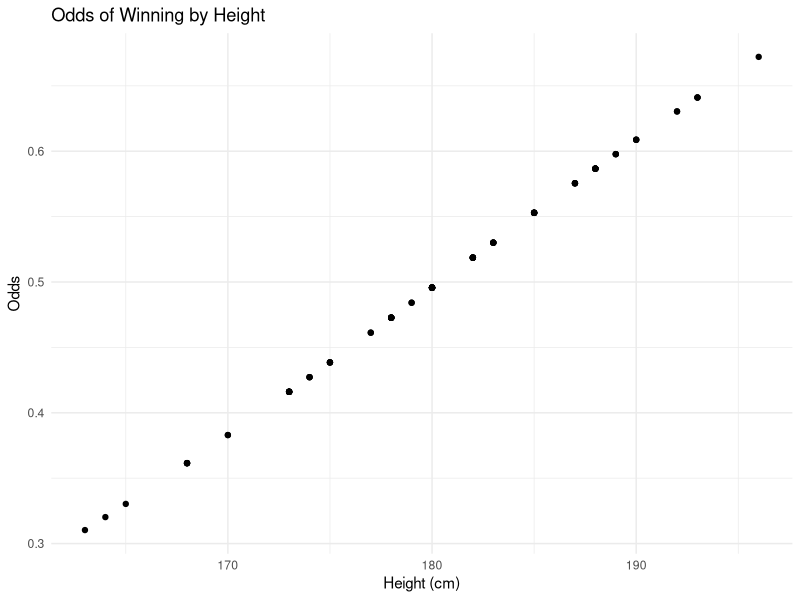
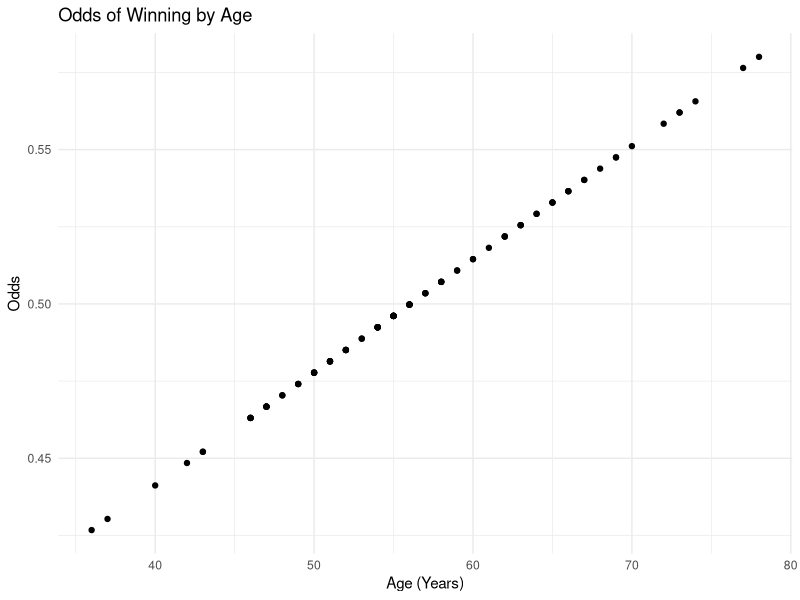
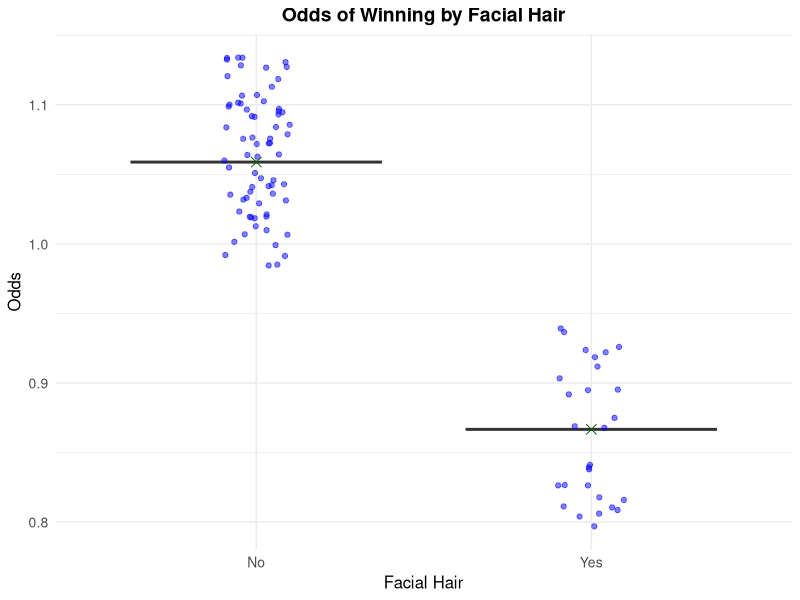
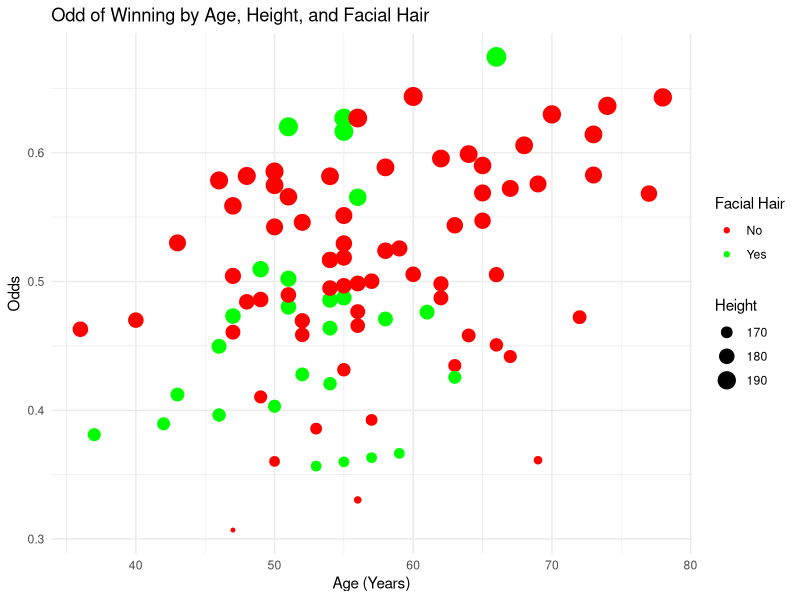
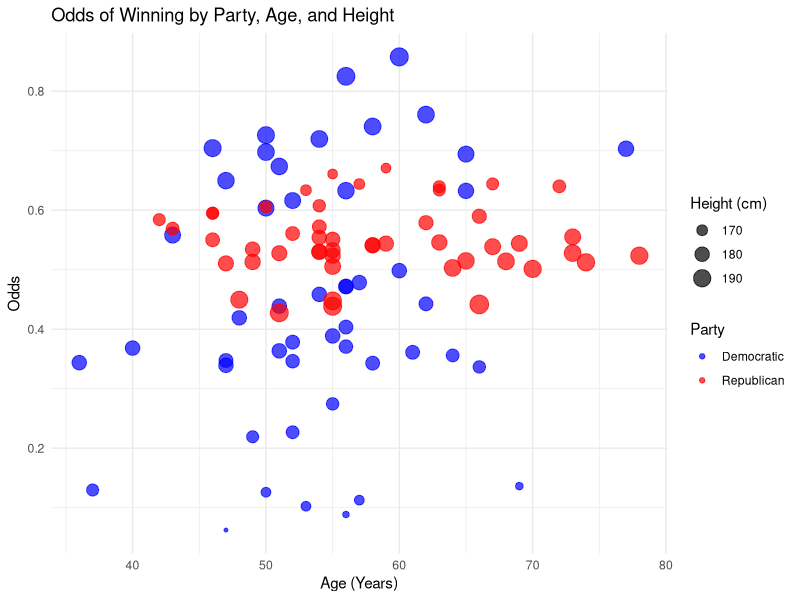
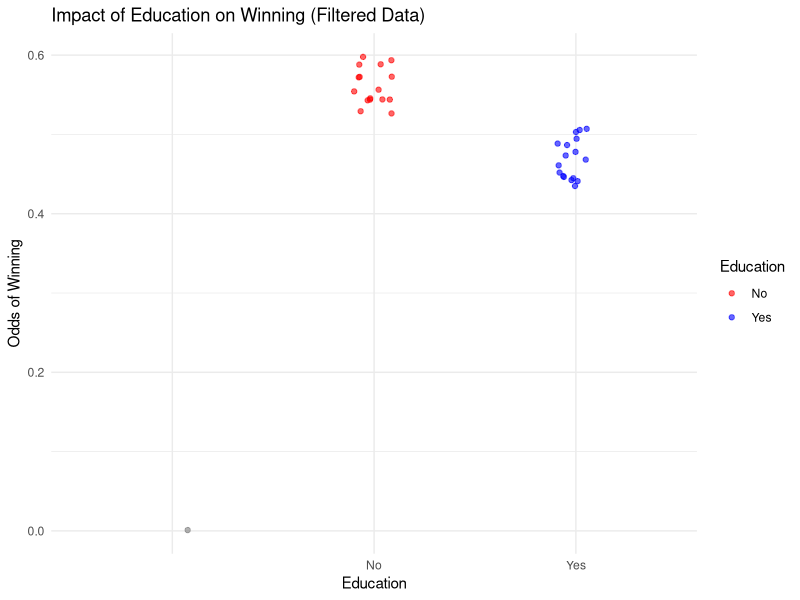
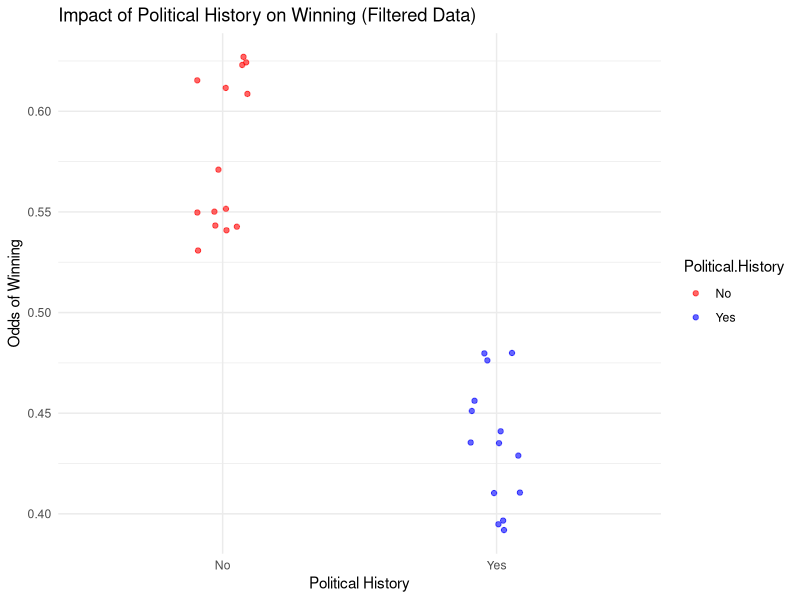
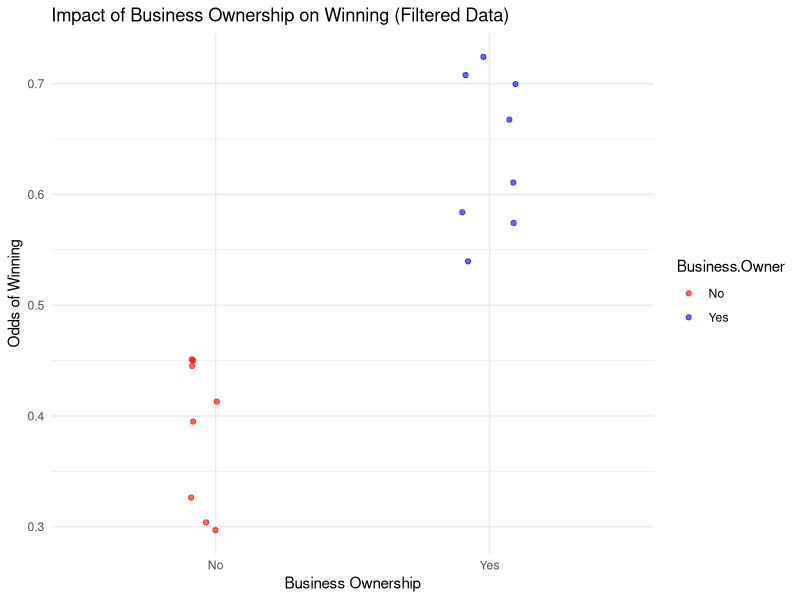

Reproduce these figures in R, in order.
## ---- chunk 1
knitr::opts_chunk$set(echo = TRUE)
## ---- chunk 2
library(dplyr)
library(ggplot2)

data <- read.csv("Presidential Historical Data.csv")

data$Win <- factor(data$Win, levels = c("No", "Yes"))

height_model <- glm(Win ~ Height, data = data, family = "binomial")

summary(height_model)

exp(coef(height_model))

data$Predicted_Prob <- predict(height_model, type = "response")

ggplot(data, aes(x = Height, y = Predicted_Prob)) +
  geom_point() +
  labs(title = "Odds of Winning by Height",
       x = "Height (cm)",
       y = "Odds") +
  theme_minimal()
## ---- chunk 3
age_model <- glm(Win ~ Age, data = data, family = "binomial")

summary(age_model)

exp(coef(age_model))

data$Predicted_Prob_Age <- predict(age_model, type = "response")

ggplot(data, aes(x = Age, y = Predicted_Prob_Age)) +
  geom_point() +
  labs(title = "Odds of Winning by Age",
       x = "Age (Years)",
       y = "Odds") +
  theme_minimal()

## ---- chunk 4
facial_hair_model <- glm(Win ~ Facial.Hair, data = data, family = "binomial")

summary(facial_hair_model)

exp(coef(facial_hair_model))

data$Predicted_Odds_FacialHair <- exp(predict(facial_hair_model))
ggplot(data, aes(x = as.factor(Facial.Hair), y = Predicted_Odds_FacialHair)) +
  geom_boxplot(alpha = 0.7, outlier.shape = 16, outlier.colour = "red") +  
  geom_jitter(width = 0.1, alpha = 0.5, color = "blue") +
  stat_summary(fun = mean, geom = "point", shape = 4, size = 3, color = "darkgreen", aes(group = 1)) +
  scale_x_discrete(labels = c("No", "Yes")) +  # Relabel x-axis
  labs(title = "Odds of Winning by Facial Hair",
       x = "Facial Hair",
       y = "Odds") +
  theme_minimal() +  
  theme(
    plot.title = element_text(hjust = 0.5, face = "bold", size = 14),
    axis.title = element_text(size = 12),
    axis.text = element_text(size = 10)
  ) 
## ---- chunk 5
combined_model <- glm(Win ~ Height + Age + Facial.Hair, data = data, family = "binomial")

summary(combined_model)

exp(coef(combined_model))

data$Predicted_Prob_Combined <- predict(combined_model, type = "response")

ggplot(data, aes(x = Age, y = Predicted_Prob_Combined, color = Facial.Hair)) +
  geom_point(aes(size = Height)) +
  labs(title = "Odd of Winning by Age, Height, and Facial Hair",
       x = "Age (Years)",
       y = "Odds") +
  theme_minimal() +
  scale_color_manual(values = c("No" = "red", "Yes" = "green"), name = "Facial Hair")
## ---- chunk 6
library(ggplot2)
library(dplyr)

data$Party <- as.factor(data$Party)
data$Win <- as.factor(data$Win)
data$Facial.Hair <- as.factor(data$Facial.Hair)

data_democrats <- data %>% filter(Party == "Democratic")
data_republicans <- data %>% filter(Party == "Republican")

democrats_model <- glm(Win ~ Height + Age + Facial.Hair, data = data_democrats, family = "binomial")
democrats_summary <- summary(democrats_model)
democrats_odds <- exp(coef(democrats_model))

print("Democrats Model Summary:")
print(democrats_summary)
print("Democrats Odds Ratios:")
print(democrats_odds)

republicans_model <- glm(Win ~ Height + Age + Facial.Hair, data = data_republicans, family = "binomial")
republicans_summary <- summary(republicans_model)
republicans_odds <- exp(coef(republicans_model))

print("Republicans Model Summary:")
print(republicans_summary)
print("Republicans Odds Ratios:")
print(republicans_odds)

data_democrats$Predicted_Prob <- predict(democrats_model, type = "response")
data_republicans$Predicted_Prob <- predict(republicans_model, type = "response")

data_combined <- bind_rows(
  data_democrats %>% mutate(Party = "Democratic"),
  data_republicans %>% mutate(Party = "Republican")
)

ggplot(data_combined, aes(x = Age, y = Predicted_Prob, color = Party, size = Height)) +
  geom_point(alpha = 0.7) +
  labs(
    title = "Odds of Winning by Party, Age, and Height",
    x = "Age (Years)",
    y = "Odds",
    color = "Party",
    size = "Height (cm)"
  ) +
  theme_minimal() +
  scale_color_manual(values = c("Democratic" = "blue", "Republican" = "red"))
## ---- chunk 7
library(dplyr)

education_filtered <- data %>%
  group_by(Year) %>%
  filter(n_distinct(Education) > 1)

education_model <- glm(Win ~ Education, family = "binomial", data = education_filtered)
summary(education_model)

odds_education <- exp(coef(education_model))
print("Odds Ratios for Education:")
print(odds_education)

library(ggplot2)
education_filtered$Predicted_Prob_Education <- predict(education_model, type = "response")
ggplot(education_filtered, aes(x = Education, y = Predicted_Prob_Education, color = Education)) +
  geom_jitter(width = 0.1, alpha = 0.6) +
  labs(
    title = "Impact of Education on Winning (Filtered Data)",
    x = "Education",
    y = "Odds of Winning"
  ) +
  theme_minimal() +
  scale_color_manual(values = c("No" = "red", "Yes" = "blue"))


## ---- chunk 8
political_filtered <- data %>%
  group_by(Year) %>%
  filter(n_distinct(Political.History) > 1)

political_model <- glm(Win ~ Political.History, family = "binomial", data = political_filtered)
summary(political_model)

odds_political <- exp(coef(political_model))
print("Odds Ratios for Political History:")
print(odds_political)

political_filtered$Predicted_Prob_Political <- predict(political_model, type = "response")
ggplot(political_filtered, aes(x = Political.History, y = Predicted_Prob_Political, color = Political.History)) +
  geom_jitter(width = 0.1, alpha = 0.6) +
  labs(
    title = "Impact of Political History on Winning (Filtered Data)",
    x = "Political History",
    y = "Odds of Winning"
  ) +
  theme_minimal() +
  scale_color_manual(values = c("No" = "red", "Yes" = "blue"))




## ---- chunk 9
business_filtered <- data %>%
  group_by(Year) %>%
  filter(n_distinct(Business.Owner) > 1)

business_model <- glm(Win ~ Business.Owner, family = "binomial", data = business_filtered)
summary(business_model)

odds_business <- exp(coef(business_model))
print("Odds Ratios for Business Ownership:")
print(odds_business)


business_filtered$Predicted_Prob_Business <- predict(business_model, type = "response")
ggplot(business_filtered, aes(x = Business.Owner, y = Predicted_Prob_Business, color = Business.Owner)) +
  geom_jitter(width = 0.1, alpha = 0.6) +
  labs(
    title = "Impact of Business Ownership on Winning (Filtered Data)",
    x = "Business Ownership",
    y = "Odds of Winning"
  ) +
  theme_minimal() +
  scale_color_manual(values = c("No" = "red", "Yes" = "blue"))

## ---- chunk 10
library(randomForest)
library(dplyr)
library(ggplot2)

combined_filtered <- data %>%
  group_by(Year) %>%
  filter(n() == 2) %>%
  ungroup()

categorical_vars <- c("Education", "Political.History", "Business.Owner", "Win")
combined_filtered[categorical_vars] <- lapply(combined_filtered[categorical_vars], factor)

rf_combined_model <- randomForest(
  Win ~ Education + Political.History + Business.Owner,
  data = combined_filtered,
  ntree = 500,
  importance = TRUE
)

print(rf_combined_model)

combined_filtered$Predicted_Odds_RF <- predict(rf_combined_model, newdata = combined_filtered, type = "prob")[, 2] / (1 - predict(rf_combined_model, newdata = combined_filtered, type = "prob")[, 2])

unique_combinations <- unique(combined_filtered[, c("Education", "Business.Owner")])

for (i in 1:nrow(unique_combinations)) {
  combination <- unique_combinations[i, ]
  subset_data <- combined_filtered %>% 
    filter(Education == combination$Education & Business.Owner == combination$Business.Owner)
  
  plot <- ggplot(subset_data, aes(x = Political.History, y = Predicted_Odds_RF, size = Predicted_Odds_RF, color = Win)) +
    geom_point(alpha = 0.7) +
    scale_size_continuous(range = c(2, 10), name = "Odds") +
    scale_color_manual(values = c("No" = "red", "Yes" = "blue"), name = "Outcome") +
    labs(
      title = paste("Predicted Odds of Winning",
                    "(Education:", combination$Education, ", Business Owner:", combination$Business.Owner, ")"),
      x = "Political History",
      y = "Predicted Odds of Winning"
    ) +
    theme_minimal() +
    theme(
      plot.title = element_text(hjust = 0.5, face = "bold", size = 14),
      axis.title = element_text(size = 12),
      axis.text = element_text(size = 10)
    )
  
  print(plot)
}
## ---- chunk 11
library(caret)
library(e1071)

categorical_vars <- c("Party", "Facial.Hair", "Win", "Education", "Political.History", "Business.Owner", "War")
data[categorical_vars] <- lapply(data[categorical_vars], as.factor)

numeric_vars <- c("Height", "Age", "GDP.Growth.Rate")
data[numeric_vars] <- lapply(data[numeric_vars], as.numeric)

train_control <- trainControl(
  method = "cv",             
  number = 10,                
  classProbs = TRUE,          
  summaryFunction = twoClassSummary  
)

set.seed(445) 
svm_model <- train(
  Win ~ Height + Facial.Hair + Age + War + GDP.Growth.Rate + 
         Education + Political.History + Business.Owner + Party,
  data = data,
  method = "svmRadial",
  trControl = train_control,
  metric = "ROC"
)

print(svm_model)

hypothetical_candidates <- expand.grid(
  Height = c(165, 175, 185),
  Facial.Hair = factor(c("Yes", "No"), levels = levels(data$Facial.Hair)),
  Age = c(40, 50, 60),
  War = factor(c("Yes", "No"), levels = levels(data$War)),
  GDP.Growth.Rate = c(2, 4, 6),
  Education = factor(c("Yes", "No"), levels = levels(data$Education)),
  Political.History = factor(c("Yes", "No"), levels = levels(data$Political.History)),
  Business.Owner = factor(c("Yes", "No"), levels = levels(data$Business.Owner)),
  Party = factor(c("Democratic", "Republican"), levels = levels(data$Party))
)

hypothetical_candidates$Predicted_Prob <- predict(svm_model, newdata = hypothetical_candidates, type = "prob")[, "Yes"]

best_candidate <- hypothetical_candidates[which.max(hypothetical_candidates$Predicted_Prob), ]
print("Best Candidate Profile:")
print(best_candidate)
## ---- chunk 12
library(randomForest)

rf_model <- randomForest(
  Party ~ Height + Facial.Hair + Win + Age + War + GDP.Growth.Rate + 
           Education + Political.History + Business.Owner,
  data = data,
  ntree = 500,
  importance = TRUE
)

print(rf_model)

importance_df <- data.frame(
  Variable = rownames(importance(rf_model)),
  Importance = importance(rf_model)[, 1]
)
print("Variable Importance:")
print(importance_df)

ggplot(importance_df, aes(x = reorder(Variable, Importance), y = Importance)) +
  geom_bar(stat = "identity", fill = "skyblue") +
  coord_flip() +
  labs(
    title = "Variable Importance in Predicting Winning Party",
    x = "Variable",
    y = "Importance"
  ) +
  theme_minimal()
